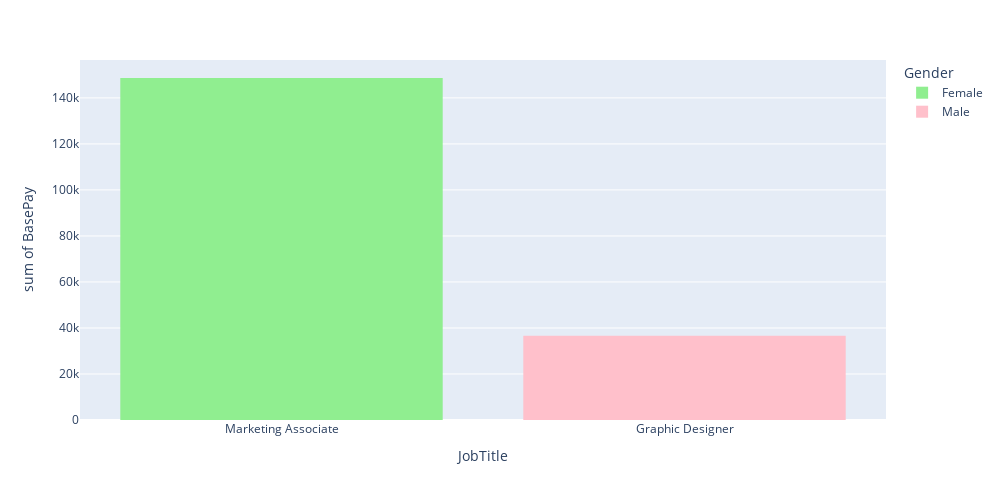

The notebook cell saved with this chart:
### Code cell
px.histogram(df4,x="JobTitle", y = "BasePay", color='Gender', color_discrete_sequence=['LightGreen','Pink'], height=500, width=1000)

### Figure 1 — Plotly figure (JSON) as saved in the notebook; plotly's stock layout.template omitted (floating-point values rounded to 4 significant figures)
{"data": [{"alignmentgroup": "True", "bingroup": "x", "histfunc": "sum", "hovertemplate": "Gender=Female<br>JobTitle=%{x}<br>sum of BasePay=%{y}<extra></extra>", "legendgroup": "Female", "marker": {"color": "LightGreen", "pattern": {"shape": ""}}, "name": "Female", "offsetgroup": "Female", "orientation": "v", "showlegend": true, "type": "histogram", "x": ["Marketing Associate", "Marketing Associate", "Marketing Associate", "Marketing Associate"], "xaxis": "x", "y": [34208, 36972, 38613, 38855], "yaxis": "y"}, {"alignmentgroup": "True", "bingroup": "x", "histfunc": "sum", "hovertemplate": "Gender=Male<br>JobTitle=%{x}<br>sum of BasePay=%{y}<extra></extra>", "legendgroup": "Male", "marker": {"color": "Pink", "pattern": {"shape": ""}}, "name": "Male", "offsetgroup": "Male", "orientation": "v", "showlegend": true, "type": "histogram", "x": ["Graphic Designer"], "xaxis": "x", "y": [36642], "yaxis": "y"}], "layout": {"barmode": "relative", "height": 500, "legend": {"title": {"text": "Gender"}, "tracegroupgap": 0}, "margin": {"t": 60}, "width": 1000, "xaxis": {"anchor": "y", "domain": [0, 1], "title": {"text": "JobTitle"}}, "yaxis": {"anchor": "x", "domain": [0, 1], "title": {"text": "sum of BasePay"}}}}
